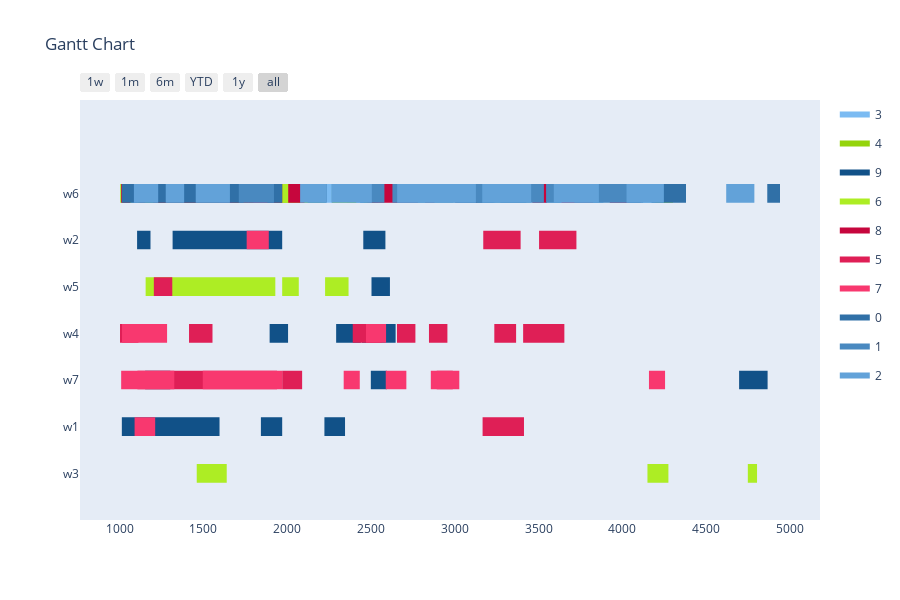

Notebook code for this chart:
### Markdown cell above
Config 1 - Test with One Point Crossover

### Code cell
optimizer = BaseGA(env)
optimizer.set_minimize()
# optional (in this case, all options given are the default option, if the configuration step is skipped)
optimizer.configure('tardiness', 'onepointcrossover', 'roulettewheel', 'randomize')
# choose an input generator (optional) -> decides how the data gets converted into the optimizer format
# optimizer.set_input_generator('SameLengthAlternativesGenerator')
# all parameters after offspring_amount are optional (in this case -> verbose=True)
result, best_fitness_history, average_fitness_history, best_generation_history, feasible_gen = optimizer.optimize(orders, max_generations, earliest_time_slot, last_time_slot, population_size, offspring_amount, verbose=True)
workstation_assignments = reformat_result(result, orders, env)
visualize(workstation_assignments, best_fitness_history, average_fitness_history, best_generation_history, feasible_gen)

### Figure 1 — Plotly figure (JSON) as saved in the notebook; plotly's stock layout.template omitted (floating-point values rounded to 4 significant figures; data arrays with more than 128 entries replaced by an {"elided": "..."} marker saying what was removed)
{"data": [{"fill": "toself", "fillcolor": "rgb(123, 187, 242)", "hoverinfo": "name", "legendgroup": "rgb(123, 187, 242)", "mode": "none", "name": "3", "type": "scatter", "x": [300, 397, 397, 300, 300, 3625, 3810, 3810, 3625, 3625, 4107, 4203, 4203, 4107, 4107, 1803, 1913, 1913, 1803, 1803, 779, 866, 866, 779, 779, 2113, 2200, 2200, 2113, 2113, 2068, 2183, 2183, 2068, 2068, 1301, 1421, 1421, 1301, 1301, 3800, 3887, 3887, 3800, 3800, 1533, 1653, 1653, 1533, 1533, 1252, 1339, 1339, 1252, 1252, 4144, 4254, 4254, 4144, 4144, 3120, 3243, 3243, 3120, 3120, 337, 433, 433, 337, 337, 3536, 3656, 3656, 3536, 3536, 2081, 2271, 2271, 2081, 2081, 4017, 4137, 4137, 4017, 4017, 1108, 1228, 1228, 1108, 1108, 922, 1022, 1022, 922, 922, 2141, 2228, 2228, 2141, 2141, 3615, 3671, 3671, 3615, 3615, 2137, 2252, 2252, 2137, 2137, 2356, 2541, 2541, 2356], "y": [5.8, 5.8, 6.2, 6.2, null, 5.8, 5.8, 6.2, 6.2, null, 5.8, 5.8, 6.2, 6.2, null, 5.8, 5.8, 6.2, 6.2, null, 5.8, 5.8, 6.2, 6.2, null, 5.8, 5.8, 6.2, 6.2, null, 5.8, 5.8, 6.2, 6.2, null, 5.8, 5.8, 6.2, 6.2, null, 5.8, 5.8, 6.2, 6.2, null, 5.8, 5.8, 6.2, 6.2, null, 5.8, 5.8, 6.2, 6.2, null, 5.8, 5.8, 6.2, 6.2, null, 5.8, 5.8, 6.2, 6.2, null, 5.8, 5.8, 6.2, 6.2, null, 5.8, 5.8, 6.2, 6.2, null, 5.8, 5.8, 6.2, 6.2, null, 5.8, 5.8, 6.2, 6.2, null, 5.8, 5.8, 6.2, 6.2, null, 5.8, 5.8, 6.2, 6.2, null, 5.8, 5.8, 6.2, 6.2, null, 5.8, 5.8, 6.2, 6.2, null, 5.8, 5.8, 6.2, 6.2, null, 5.8, 5.8, 6.2, 6.2]}, {"fill": "toself", "fillcolor": "rgb(148, 212, 11)", "hoverinfo": "name", "legendgroup": "rgb(148, 212, 11)", "mode": "none", "name": "4", "type": "scatter", "x": [1593, 1758, 1758, 1593, 1593, 246, 401, 401, 246, 246, 1685, 1772, 1772, 1685, 1685, 1878, 2014, 2014, 1878, 1878, 2457, 2523, 2523, 2457, 2457, 2066, 2208, 2208, 2066, 2066, 404, 500, 500, 404, 404, 763, 918, 918, 763, 763, 1795, 1882, 1882, 1795, 1795, 310, 483, 483, 310, 310, 2267, 2412, 2412, 2267, 2267, 1949, 2174, 2174, 1949, 1949, 496, 710, 710, 496, 496, 968, 1110, 1110, 968, 968, 736, 950, 950, 736], "y": [5.8, 5.8, 6.2, 6.2, null, 5.8, 5.8, 6.2, 6.2, null, 5.8, 5.8, 6.2, 6.2, null, 5.8, 5.8, 6.2, 6.2, null, 5.8, 5.8, 6.2, 6.2, null, 5.8, 5.8, 6.2, 6.2, null, 5.8, 5.8, 6.2, 6.2, null, 5.8, 5.8, 6.2, 6.2, null, 5.8, 5.8, 6.2, 6.2, null, 5.8, 5.8, 6.2, 6.2, null, 5.8, 5.8, 6.2, 6.2, null, 5.8, 5.8, 6.2, 6.2, null, 5.8, 5.8, 6.2, 6.2, null, 5.8, 5.8, 6.2, 6.2, null, 5.8, 5.8, 6.2, 6.2]}, {"fill": "toself", "fillcolor": "rgb(17, 81, 136)", "hoverinfo": "name", "legendgroup": "rgb(17, 81, 136)", "mode": "none", "name": "9", "type": "scatter", "x": [1184, 1316, 1316, 1184, 1184, 2454, 2586, 2586, 2454, 2454, 972, 1104, 1104, 972, 972, 454, 559, 559, 454, 454, 2503, 2613, 2613, 2503, 2503, 1895, 2005, 2005, 1895, 1895, 2446, 2576, 2576, 2446, 2446, 2329, 2439, 2439, 2329, 2329, 2537, 2647, 2647, 2537, 2537, 2292, 2422, 2422, 2292, 2292, 4697, 4867, 4867, 4697, 4697, 491, 661, 661, 491, 491, 486, 636, 636, 486, 486, 1152, 1302, 1302, 1152, 1152, 2499, 2595, 2595, 2499, 2499, 766, 1013, 1013, 766, 766, 2222, 2345, 2345, 2222, 2222, 1596, 1843, 1843, 1596], "y": [4.8, 4.8, 5.2, 5.2, null, 4.8, 4.8, 5.2, 5.2, null, 4.8, 4.8, 5.2, 5.2, null, 3.8, 3.8, 4.2, 4.2, null, 3.8, 3.8, 4.2, 4.2, null, 2.8, 2.8, 3.2, 3.2, null, 2.8, 2.8, 3.2, 3.2, null, 2.8, 2.8, 3.2, 3.2, null, 2.8, 2.8, 3.2, 3.2, null, 2.8, 2.8, 3.2, 3.2, null, 1.8, 1.8, 2.2, 2.2, null, 1.8, 1.8, 2.2, 2.2, null, 1.8, 1.8, 2.2, 2.2, null, 1.8, 1.8, 2.2, 2.2, null, 1.8, 1.8, 2.2, 2.2, null, 0.8, 0.8, 1.2, 1.2, null, 0.8, 0.8, 1.2, 1.2, null, 0.8, 0.8, 1.2, 1.2]}, {"fill": "toself", "fillcolor": "rgb(173, 237, 36)", "hoverinfo": "name", "legendgroup": "rgb(173, 237, 36)", "mode": "none", "name": "6", "type": "scatter", "x": [1669, 1764, 1764, 1669, 1669, 2080, 2230, 2230, 2080, 2080, 1003, 1069, 1069, 1003, 1003, 1923, 2016, 2016, 1923, 1923, 4197, 4302, 4302, 4197, 4197, 1122, 1217, 1217, 1122, 1122, 403, 617, 617, 403, 403, 1929, 2069, 2069, 1929, 1929, 2226, 2366, 2366, 2226, 2226, 476, 656, 656, 476, 476, 702, 822, 822, 702, 702, 941, 1155, 1155, 941, 941, 791, 971, 971, 791, 791, 4749, 4804, 4804, 4749, 4749, 673, 749, 749, 673, 673, 1463, 1562, 1562, 1463, 1463, 592, 770, 770, 592, 592, 1460, 1526, 1526, 1460, 1460, 477, 574, 574, 477, 477, 1552, 1639, 1639, 1552, 1552, 4150, 4275, 4275, 4150], "y": [5.8, 5.8, 6.2, 6.2, null, 5.8, 5.8, 6.2, 6.2, null, 5.8, 5.8, 6.2, 6.2, null, 5.8, 5.8, 6.2, 6.2, null, 5.8, 5.8, 6.2, 6.2, null, 5.8, 5.8, 6.2, 6.2, null, 3.8, 3.8, 4.2, 4.2, null, 3.8, 3.8, 4.2, 4.2, null, 3.8, 3.8, 4.2, 4.2, null, 3.8, 3.8, 4.2, 4.2, null, 3.8, 3.8, 4.2, 4.2, null, 3.8, 3.8, 4.2, 4.2, null, 3.8, 3.8, 4.2, 4.2, null, -0.2, -0.2, 0.2, 0.2, null, -0.2, -0.2, 0.2, 0.2, null, -0.2, -0.2, 0.2, 0.2, null, -0.2, -0.2, 0.2, 0.2, null, -0.2, -0.2, 0.2, 0.2, null, -0.2, -0.2, 0.2, 0.2, null, -0.2, -0.2, 0.2, 0.2, null, -0.2, -0.2, 0.2, 0.2]}, {"fill": "toself", "fillcolor": "rgb(198, 6, 61)", "hoverinfo": "name", "legendgroup": "rgb(198, 6, 61)", "mode": "none", "name": "8", "type": "scatter", "x": [3636, 3826, 3826, 3636, 3636, 3925, 4110, 4110, 3925, 3925, 1438, 1494, 1494, 1438, 1438, 548, 738, 738, 548, 548, 628, 724, 724, 628, 628, 2006, 2103, 2103, 2006, 2006, 2614, 2710, 2710, 2614, 2614, 933, 1063, 1063, 933, 933, 3463, 3550, 3550, 3463, 3463, 3003, 3133, 3133, 3003, 3003, 503, 633, 633, 503, 503, 2607, 2704, 2704, 2607, 2607, 953, 1053, 1053, 953, 953, 664, 849, 849, 664, 664, 1009, 1199, 1199, 1009, 1009, 1118, 1238, 1238, 1118, 1118, 1022, 1152, 1152, 1022, 1022, 2478, 2658, 2658, 2478, 2478, 2823, 2879, 2879, 2823, 2823, 267, 392, 392, 267, 267, 2660, 2780, 2780, 2660, 2660, 230, 383, 383, 230, 230, 3003, 3099, 3099, 3003], "y": [5.8, 5.8, 6.2, 6.2, null, 5.8, 5.8, 6.2, 6.2, null, 5.8, 5.8, 6.2, 6.2, null, 5.8, 5.8, 6.2, 6.2, null, 5.8, 5.8, 6.2, 6.2, null, 5.8, 5.8, 6.2, 6.2, null, 5.8, 5.8, 6.2, 6.2, null, 5.8, 5.8, 6.2, 6.2, null, 5.8, 5.8, 6.2, 6.2, null, 5.8, 5.8, 6.2, 6.2, null, 5.8, 5.8, 6.2, 6.2, null, 5.8, 5.8, 6.2, 6.2, null, 5.8, 5.8, 6.2, 6.2, null, 5.8, 5.8, 6.2, 6.2, null, 5.8, 5.8, 6.2, 6.2, null, 5.8, 5.8, 6.2, 6.2, null, 5.8, 5.8, 6.2, 6.2, null, 5.8, 5.8, 6.2, 6.2, null, 5.8, 5.8, 6.2, 6.2, null, 5.8, 5.8, 6.2, 6.2, null, 5.8, 5.8, 6.2, 6.2, null, 5.8, 5.8, 6.2, 6.2, null, 5.8, 5.8, 6.2, 6.2]}, {"fill": "toself", "fillcolor": "rgb(223, 31, 86)", "hoverinfo": "name", "legendgroup": "rgb(223, 31, 86)", "mode": "none", "name": "5", "type": "scatter", "x": [3170, 3393, 3393, 3170, 3170, 3503, 3726, 3726, 3503, 3503, 1204, 1314, 1314, 1204, 1204, 2391, 2531, 2531, 2391, 2391, 3236, 3366, 3366, 3236, 3236, 3524, 3654, 3654, 3524, 3524, 238, 358, 358, 238, 238, 2434, 2564, 2564, 2434, 2434, 1414, 1554, 1554, 1414, 1414, 2846, 2956, 2956, 2846, 2846, 3408, 3548, 3548, 3408, 3408, 1002, 1112, 1112, 1002, 1002, 2655, 2765, 2765, 2655, 2655, 586, 716, 716, 586, 586, 1939, 2089, 2089, 1939, 1939, 2892, 2988, 2988, 2892, 2892, 983, 1106, 1106, 983, 983, 3166, 3413, 3413, 3166], "y": [4.8, 4.8, 5.2, 5.2, null, 4.8, 4.8, 5.2, 5.2, null, 3.8, 3.8, 4.2, 4.2, null, 2.8, 2.8, 3.2, 3.2, null, 2.8, 2.8, 3.2, 3.2, null, 2.8, 2.8, 3.2, 3.2, null, 2.8, 2.8, 3.2, 3.2, null, 2.8, 2.8, 3.2, 3.2, null, 2.8, 2.8, 3.2, 3.2, null, 2.8, 2.8, 3.2, 3.2, null, 2.8, 2.8, 3.2, 3.2, null, 2.8, 2.8, 3.2, 3.2, null, 2.8, 2.8, 3.2, 3.2, null, 2.8, 2.8, 3.2, 3.2, null, 1.8, 1.8, 2.2, 2.2, null, 1.8, 1.8, 2.2, 2.2, null, 1.8, 1.8, 2.2, 2.2, null, 0.8, 0.8, 1.2, 1.2]}, {"fill": "toself", "fillcolor": "rgb(248, 56, 111)", "hoverinfo": "name", "legendgroup": "rgb(248, 56, 111)", "mode": "none", "name": "7", "type": "scatter", "x": [1758, 1890, 1890, 1758, 1758, 829, 939, 939, 829, 829, 1014, 1134, 1134, 1014, 1014, 1073, 1203, 1203, 1073, 1073, 1153, 1283, 1283, 1153, 1153, 859, 989, 989, 859, 859, 662, 782, 782, 662, 662, 2470, 2590, 2590, 2470, 2470, 601, 771, 771, 601, 601, 1326, 1496, 1496, 1326, 1326, 2588, 2711, 2711, 2588, 2588, 2337, 2433, 2433, 2337, 2337, 741, 891, 891, 741, 741, 839, 1009, 1009, 839, 839, 2857, 3027, 3027, 2857, 2857, 4159, 4255, 4255, 4159, 4159, 706, 829, 829, 706, 706, 1089, 1212, 1212, 1089], "y": [4.8, 4.8, 5.2, 5.2, null, 3.8, 3.8, 4.2, 4.2, null, 2.8, 2.8, 3.2, 3.2, null, 2.8, 2.8, 3.2, 3.2, null, 2.8, 2.8, 3.2, 3.2, null, 2.8, 2.8, 3.2, 3.2, null, 2.8, 2.8, 3.2, 3.2, null, 2.8, 2.8, 3.2, 3.2, null, 1.8, 1.8, 2.2, 2.2, null, 1.8, 1.8, 2.2, 2.2, null, 1.8, 1.8, 2.2, 2.2, null, 1.8, 1.8, 2.2, 2.2, null, 1.8, 1.8, 2.2, 2.2, null, 1.8, 1.8, 2.2, 2.2, null, 1.8, 1.8, 2.2, 2.2, null, 1.8, 1.8, 2.2, 2.2, null, 0.8, 0.8, 1.2, 1.2, null, 0.8, 0.8, 1.2, 1.2]}, {"fill": "toself", "fillcolor": "rgb(48, 112, 167)", "hoverinfo": "name", "legendgroup": "rgb(48, 112, 167)", "mode": "none", "name": "0", "type": "scatter", "x": [468, 555, 555, 468, 468, 435, 600, 600, 435, 435, 337, 501, 501, 337, 337, 917, 1013, 1013, 917, 917, 3155, 3231, 3231, 3155, 3155, 4174, 4310, 4310, 4174, 4174, 1740, 1882, 1882, 1740, 1740, 372, 459, 459, 372, 372, 4043, 4108, 4108, 4043, 4043, 4865, 4941, 4941, 4865, 4865, 632, 796, 796, 632, 632, 4304, 4380, 4380, 4304, 4304, 3272, 3427, 3427, 3272, 3272, 667, 743, 743, 667, 667, 3011, 3175, 3175, 3011], "y": [5.8, 5.8, 6.2, 6.2, null, 5.8, 5.8, 6.2, 6.2, null, 5.8, 5.8, 6.2, 6.2, null, 5.8, 5.8, 6.2, 6.2, null, 5.8, 5.8, 6.2, 6.2, null, 5.8, 5.8, 6.2, 6.2, null, 5.8, 5.8, 6.2, 6.2, null, 5.8, 5.8, 6.2, 6.2, null, 5.8, 5.8, 6.2, 6.2, null, 5.8, 5.8, 6.2, 6.2, null, 5.8, 5.8, 6.2, 6.2, null, 5.8, 5.8, 6.2, 6.2, null, 5.8, 5.8, 6.2, 6.2, null, 5.8, 5.8, 6.2, 6.2, null, 5.8, 5.8, 6.2, 6.2]}, {"fill": "toself", "fillcolor": "rgb(73, 137, 192)", "hoverinfo": "name", "legendgroup": "rgb(73, 137, 192)", "mode": "none", "name": "1", "type": "scatter", "x": [3301, 3446, 3446, 3301, 3301, 1741, 1864, 1864, 1741, 1741, 668, 822, 822, 668, 668, 3048, 3258, 3258, 3048, 3048, 2122, 2235, 2235, 2122, 2122, 3835, 4075, 4075, 3835, 3835, 3054, 3146, 3146, 3054, 3054, 2435, 2580, 2580, 2435, 2435, 2731, 2941, 2941, 2731, 2731, 539, 659, 659, 539, 539, 200, 330, 330, 200, 200, 757, 887, 887, 757, 757, 3427, 3532, 3532, 3427, 3427, 2628, 2748, 2748, 2628, 2628, 3203, 3333, 3333, 3203, 3203, 3932, 4124, 4124, 3932, 3932, 636, 786, 786, 636, 636, 2889, 2994, 2994, 2889, 2889, 3545, 3633, 3633, 3545, 3545, 3928, 4078, 4078, 3928, 3928, 2997, 3085, 3085, 2997, 2997, 3714, 3847, 3847, 3714, 3714, 1711, 1921, 1921, 1711], "y": [5.8, 5.8, 6.2, 6.2, null, 5.8, 5.8, 6.2, 6.2, null, 5.8, 5.8, 6.2, 6.2, null, 5.8, 5.8, 6.2, 6.2, null, 5.8, 5.8, 6.2, 6.2, null, 5.8, 5.8, 6.2, 6.2, null, 5.8, 5.8, 6.2, 6.2, null, 5.8, 5.8, 6.2, 6.2, null, 5.8, 5.8, 6.2, 6.2, null, 5.8, 5.8, 6.2, 6.2, null, 5.8, 5.8, 6.2, 6.2, null, 5.8, 5.8, 6.2, 6.2, null, 5.8, 5.8, 6.2, 6.2, null, 5.8, 5.8, 6.2, 6.2, null, 5.8, 5.8, 6.2, 6.2, null, 5.8, 5.8, 6.2, 6.2, null, 5.8, 5.8, 6.2, 6.2, null, 5.8, 5.8, 6.2, 6.2, null, 5.8, 5.8, 6.2, 6.2, null, 5.8, 5.8, 6.2, 6.2, null, 5.8, 5.8, 6.2, 6.2, null, 5.8, 5.8, 6.2, 6.2, null, 5.8, 5.8, 6.2, 6.2]}, {"fill": "toself", "fillcolor": "rgb(98, 162, 217)", "hoverinfo": "name", "legendgroup": "rgb(98, 162, 217)", "mode": "none", "name": "2", "type": "scatter", "x": {"elided": "134 int values"}, "y": {"elided": "134 float values"}}, {"legendgroup": "rgb(123, 187, 242)", "marker": {"color": "rgb(123, 187, 242)", "opacity": 0, "size": 1}, "mode": "markers", "name": "", "showlegend": false, "text": [null, null, null, null, null, null, null, null, null, null, null, null, null, null, null, null, null, null, null, null, null, null, null, null, null, null, null, null, null, null, null, null, null, null, null, null, null, null, null, null, null, null, null, null, null, null], "type": "scatter", "x": [300, 397, 3625, 3810, 4107, 4203, 1803, 1913, 779, 866, 2113, 2200, 2068, 2183, 1301, 1421, 3800, 3887, 1533, 1653, 1252, 1339, 4144, 4254, 3120, 3243, 337, 433, 3536, 3656, 2081, 2271, 4017, 4137, 1108, 1228, 922, 1022, 2141, 2228, 3615, 3671, 2137, 2252, 2356, 2541], "y": [6, 6, 6, 6, 6, 6, 6, 6, 6, 6, 6, 6, 6, 6, 6, 6, 6, 6, 6, 6, 6, 6, 6, 6, 6, 6, 6, 6, 6, 6, 6, 6, 6, 6, 6, 6, 6, 6, 6, 6, 6, 6, 6, 6, 6, 6]}, {"legendgroup": "rgb(148, 212, 11)", "marker": {"color": "rgb(148, 212, 11)", "opacity": 0, "size": 1}, "mode": "markers", "name": "", "showlegend": false, "text": [null, null, null, null, null, null, null, null, null, null, null, null, null, null, null, null, null, null, null, null, null, null, null, null, null, null, null, null, null, null], "type": "scatter", "x": [1593, 1758, 246, 401, 1685, 1772, 1878, 2014, 2457, 2523, 2066, 2208, 404, 500, 763, 918, 1795, 1882, 310, 483, 2267, 2412, 1949, 2174, 496, 710, 968, 1110, 736, 950], "y": [6, 6, 6, 6, 6, 6, 6, 6, 6, 6, 6, 6, 6, 6, 6, 6, 6, 6, 6, 6, 6, 6, 6, 6, 6, 6, 6, 6, 6, 6]}, {"legendgroup": "rgb(17, 81, 136)", "marker": {"color": "rgb(17, 81, 136)", "opacity": 0, "size": 1}, "mode": "markers", "name": "", "showlegend": false, "text": [null, null, null, null, null, null, null, null, null, null, null, null, null, null, null, null, null, null, null, null, null, null, null, null, null, null, null, null, null, null, null, null, null, null, null, null], "type": "scatter", "x": [1184, 1316, 2454, 2586, 972, 1104, 454, 559, 2503, 2613, 1895, 2005, 2446, 2576, 2329, 2439, 2537, 2647, 2292, 2422, 4697, 4867, 491, 661, 486, 636, 1152, 1302, 2499, 2595, 766, 1013, 2222, 2345, 1596, 1843], "y": [5, 5, 5, 5, 5, 5, 4, 4, 4, 4, 3, 3, 3, 3, 3, 3, 3, 3, 3, 3, 2, 2, 2, 2, 2, 2, 2, 2, 2, 2, 1, 1, 1, 1, 1, 1]}, {"legendgroup": "rgb(173, 237, 36)", "marker": {"color": "rgb(173, 237, 36)", "opacity": 0, "size": 1}, "mode": "markers", "name": "", "showlegend": false, "text": [null, null, null, null, null, null, null, null, null, null, null, null, null, null, null, null, null, null, null, null, null, null, null, null, null, null, null, null, null, null, null, null, null, null, null, null, null, null, null, null, null, null], "type": "scatter", "x": [1669, 1764, 2080, 2230, 1003, 1069, 1923, 2016, 4197, 4302, 1122, 1217, 403, 617, 1929, 2069, 2226, 2366, 476, 656, 702, 822, 941, 1155, 791, 971, 4749, 4804, 673, 749, 1463, 1562, 592, 770, 1460, 1526, 477, 574, 1552, 1639, 4150, 4275], "y": [6, 6, 6, 6, 6, 6, 6, 6, 6, 6, 6, 6, 4, 4, 4, 4, 4, 4, 4, 4, 4, 4, 4, 4, 4, 4, 0, 0, 0, 0, 0, 0, 0, 0, 0, 0, 0, 0, 0, 0, 0, 0]}, {"legendgroup": "rgb(198, 6, 61)", "marker": {"color": "rgb(198, 6, 61)", "opacity": 0, "size": 1}, "mode": "markers", "name": "", "showlegend": false, "text": [null, null, null, null, null, null, null, null, null, null, null, null, null, null, null, null, null, null, null, null, null, null, null, null, null, null, null, null, null, null, null, null, null, null, null, null, null, null, null, null, null, null, null, null, null, null], "type": "scatter", "x": [3636, 3826, 3925, 4110, 1438, 1494, 548, 738, 628, 724, 2006, 2103, 2614, 2710, 933, 1063, 3463, 3550, 3003, 3133, 503, 633, 2607, 2704, 953, 1053, 664, 849, 1009, 1199, 1118, 1238, 1022, 1152, 2478, 2658, 2823, 2879, 267, 392, 2660, 2780, 230, 383, 3003, 3099], "y": [6, 6, 6, 6, 6, 6, 6, 6, 6, 6, 6, 6, 6, 6, 6, 6, 6, 6, 6, 6, 6, 6, 6, 6, 6, 6, 6, 6, 6, 6, 6, 6, 6, 6, 6, 6, 6, 6, 6, 6, 6, 6, 6, 6, 6, 6]}, {"legendgroup": "rgb(223, 31, 86)", "marker": {"color": "rgb(223, 31, 86)", "opacity": 0, "size": 1}, "mode": "markers", "name": "", "showlegend": false, "text": [null, null, null, null, null, null, null, null, null, null, null, null, null, null, null, null, null, null, null, null, null, null, null, null, null, null, null, null, null, null, null, null, null, null, null, null], "type": "scatter", "x": [3170, 3393, 3503, 3726, 1204, 1314, 2391, 2531, 3236, 3366, 3524, 3654, 238, 358, 2434, 2564, 1414, 1554, 2846, 2956, 3408, 3548, 1002, 1112, 2655, 2765, 586, 716, 1939, 2089, 2892, 2988, 983, 1106, 3166, 3413], "y": [5, 5, 5, 5, 4, 4, 3, 3, 3, 3, 3, 3, 3, 3, 3, 3, 3, 3, 3, 3, 3, 3, 3, 3, 3, 3, 3, 3, 2, 2, 2, 2, 2, 2, 1, 1]}, {"legendgroup": "rgb(248, 56, 111)", "marker": {"color": "rgb(248, 56, 111)", "opacity": 0, "size": 1}, "mode": "markers", "name": "", "showlegend": false, "text": [null, null, null, null, null, null, null, null, null, null, null, null, null, null, null, null, null, null, null, null, null, null, null, null, null, null, null, null, null, null, null, null, null, null, null, null], "type": "scatter", "x": [1758, 1890, 829, 939, 1014, 1134, 1073, 1203, 1153, 1283, 859, 989, 662, 782, 2470, 2590, 601, 771, 1326, 1496, 2588, 2711, 2337, 2433, 741, 891, 839, 1009, 2857, 3027, 4159, 4255, 706, 829, 1089, 1212], "y": [5, 5, 4, 4, 3, 3, 3, 3, 3, 3, 3, 3, 3, 3, 3, 3, 2, 2, 2, 2, 2, 2, 2, 2, 2, 2, 2, 2, 2, 2, 2, 2, 1, 1, 1, 1]}, {"legendgroup": "rgb(48, 112, 167)", "marker": {"color": "rgb(48, 112, 167)", "opacity": 0, "size": 1}, "mode": "markers", "name": "", "showlegend": false, "text": [null, null, null, null, null, null, null, null, null, null, null, null, null, null, null, null, null, null, null, null, null, null, null, null, null, null, null, null, null, null], "type": "scatter", "x": [468, 555, 435, 600, 337, 501, 917, 1013, 3155, 3231, 4174, 4310, 1740, 1882, 372, 459, 4043, 4108, 4865, 4941, 632, 796, 4304, 4380, 3272, 3427, 667, 743, 3011, 3175], "y": [6, 6, 6, 6, 6, 6, 6, 6, 6, 6, 6, 6, 6, 6, 6, 6, 6, 6, 6, 6, 6, 6, 6, 6, 6, 6, 6, 6, 6, 6]}, {"legendgroup": "rgb(73, 137, 192)", "marker": {"color": "rgb(73, 137, 192)", "opacity": 0, "size": 1}, "mode": "markers", "name": "", "showlegend": false, "text": [null, null, null, null, null, null, null, null, null, null, null, null, null, null, null, null, null, null, null, null, null, null, null, null, null, null, null, null, null, null, null, null, null, null, null, null, null, null, null, null, null, null, null, null, null, null], "type": "scatter", "x": [3301, 3446, 1741, 1864, 668, 822, 3048, 3258, 2122, 2235, 3835, 4075, 3054, 3146, 2435, 2580, 2731, 2941, 539, 659, 200, 330, 757, 887, 3427, 3532, 2628, 2748, 3203, 3333, 3932, 4124, 636, 786, 2889, 2994, 3545, 3633, 3928, 4078, 2997, 3085, 3714, 3847, 1711, 1921], "y": [6, 6, 6, 6, 6, 6, 6, 6, 6, 6, 6, 6, 6, 6, 6, 6, 6, 6, 6, 6, 6, 6, 6, 6, 6, 6, 6, 6, 6, 6, 6, 6, 6, 6, 6, 6, 6, 6, 6, 6, 6, 6, 6, 6, 6, 6]}, {"legendgroup": "rgb(98, 162, 217)", "marker": {"color": "rgb(98, 162, 217)", "opacity": 0, "size": 1}, "mode": "markers", "name": "", "showlegend": false, "text": [null, null, null, null, null, null, null, null, null, null, null, null, null, null, null, null, null, null, null, null, null, null, null, null, null, null, null, null, null, null, null, null, null, null, null, null, null, null, null, null, null, null, null, null, null, null, null, null, null, null, null, null, null, null], "type": "scatter", "x": [3715, 3860, 1499, 1609, 2376, 2500, 2264, 2390, 2671, 2781, 4025, 4135, 3293, 3419, 833, 933, 1454, 1579, 2379, 2505, 3283, 3438, 3164, 3321, 2656, 2752, 1085, 1230, 3361, 3456, 2373, 2468, 4128, 4248, 1538, 1658, 2958, 3126, 2709, 2866, 2077, 2203, 4620, 4788, 1275, 1385, 589, 709, 2805, 2965, 2117, 2232, 3591, 3745], "y": [6, 6, 6, 6, 6, 6, 6, 6, 6, 6, 6, 6, 6, 6, 6, 6, 6, 6, 6, 6, 6, 6, 6, 6, 6, 6, 6, 6, 6, 6, 6, 6, 6, 6, 6, 6, 6, 6, 6, 6, 6, 6, 6, 6, 6, 6, 6, 6, 6, 6, 6, 6, 6, 6]}], "layout": {"height": 600, "hovermode": "closest", "showlegend": true, "title": {"text": "Gantt Chart"}, "xaxis": {"rangeselector": {"buttons": [{"count": 7, "label": "1w", "step": "day", "stepmode": "backward"}, {"count": 1, "label": "1m", "step": "month", "stepmode": "backward"}, {"count": 6, "label": "6m", "step": "month", "stepmode": "backward"}, {"count": 1, "label": "YTD", "step": "year", "stepmode": "todate"}, {"count": 1, "label": "1y", "step": "year", "stepmode": "backward"}, {"step": "all"}]}, "showgrid": false, "type": "date", "zeroline": false}, "yaxis": {"autorange": false, "range": [-1, 8], "showgrid": false, "ticktext": ["w3", "w1", "w7", "w4", "w5", "w2", "w6"], "tickvals": [0, 1, 2, 3, 4, 5, 6], "zeroline": false}}}
